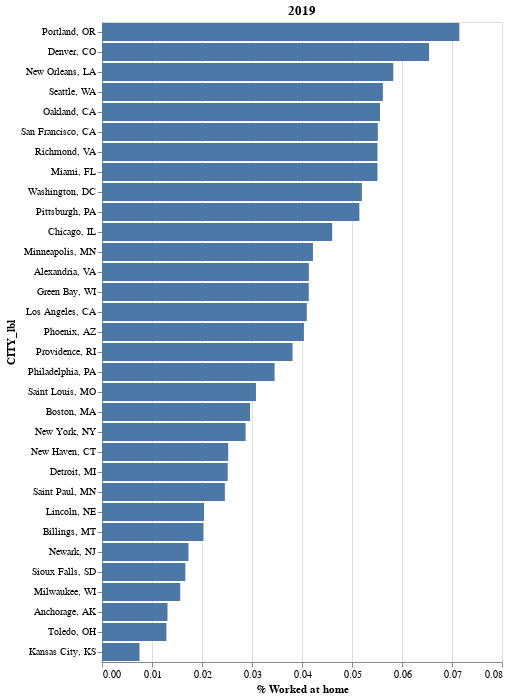

The code cell stored with this chart in its notebook:
### Markdown cell above
## Better! But, hard to compare without these ranked by value...
## Use sort="-x" on the Y axis to sort in descending order

### Code cell
# Sort based on X value
one_year = table[table["YEAR"]==2019]
bar = alt.Chart(one_year, title="2019").mark_bar().encode(
        alt.X('% Worked at home'),
        alt.Y('CITY_lbl:N', sort="-x"),
    )
bar

### Figure 1 — Vega-Lite specification as saved in the notebook (floating-point values rounded to 4 significant figures)
{"config": {"view": {"continuousWidth": 400, "continuousHeight": 300}}, "data": {"name": "data-ddc346951445cd63047652a19abe7746"}, "mark": "bar", "encoding": {"x": {"type": "quantitative", "field": "% Worked at home"}, "y": {"type": "nominal", "field": "CITY_lbl", "sort": "-x"}}, "title": "2019", "$schema": "https://vega.github.io/schema/vega-lite/v4.8.1.json", "datasets": {"data-ddc346951445cd63047652a19abe7746": [{"YEAR": 2019, "CITY_lbl": "Alexandria, VA", "Auto, truck, or van": 492, "Bicycle": 13, "Bus": 31, "Bus or trolley bus": 0, "Ferryboat": 0, "Light rail, streetcar, or trolley (Carro público in PR)": 2, "Long-distance train or commuter train": 1, "Motorcycle": 0, "N/A": 271, "Other": 10, "Streetcar or trolley car (publico in Puerto Rico, 2000)": 0, "Subway or elevated": 101, "Taxicab": 4, "Walked only": 25, "Worked at home": 41, "All": 991, "% Auto, truck, or van": 0.4965, "% Bicycle": 0.01312, "% Bus or trolley bus": 0.0, "% Long-distance train or commuter train": 0.001009, "% Motorcycle": 0.0, "% N/A": 0.2735, "% Other": 0.01009, "% Subway or elevated": 0.1019, "% Taxicab": 0.004036, "% Walked only": 0.02523, "% Worked at home": 0.04137, "% Streetcar or trolley car (publico in Puerto Rico, 2000)": 0.0, "% Ferryboat": 0.0, "% Bus": 0.03128, "% Light rail, streetcar, or trolley (Carro público in PR)": 0.002018}, {"YEAR": 2019, "CITY_lbl": "Anchorage, AK", "Auto, truck, or van": 392, "Bicycle": 4, "Bus": 6, "Bus or trolley bus": 0, "Ferryboat": 0, "Light rail, streetcar, or trolley (Carro público in PR)": 0, "Long-distance train or commuter train": 0, "Motorcycle": 0, "N/A": 264, "Other": 7, "Streetcar or trolley car (publico in Puerto Rico, 2000)": 0, "Subway or elevated": 0, "Taxicab": 0, "Walked only": 5, "Worked at home": 9, "All": 687, "% Auto, truck, or van": 0.5706, "% Bicycle": 0.005822, "% Bus or trolley bus": 0.0, "% Long-distance train or commuter train": 0.0, "% Motorcycle": 0.0, "% N/A": 0.3843, "% Other": 0.01019, "% Subway or elevated": 0.0, "% Taxicab": 0.0, "% Walked only": 0.007278, "% Worked at home": 0.0131, "% Streetcar or trolley car (publico in Puerto Rico, 2000)": 0.0, "% Ferryboat": 0.0, "% Bus": 0.008734, "% Light rail, streetcar, or trolley (Carro público in PR)": 0.0}, {"YEAR": 2019, "CITY_lbl": "Billings, MT", "Auto, truck, or van": 186, "Bicycle": 0, "Bus": 1, "Bus or trolley bus": 0, "Ferryboat": 0, "Light rail, streetcar, or trolley (Carro público in PR)": 0, "Long-distance train or commuter train": 0, "Motorcycle": 1, "N/A": 144, "Other": 1, "Streetcar or trolley car (publico in Puerto Rico, 2000)": 0, "Subway or elevated": 0, "Taxicab": 0, "Walked only": 5, "Worked at home": 7, "All": 345, "% Auto, truck, or van": 0.5391, "% Bicycle": 0.0, "% Bus or trolley bus": 0.0, "% Long-distance train or commuter train": 0.0, "% Motorcycle": 0.002899, "% N/A": 0.4174, "% Other": 0.002899, "% Subway or elevated": 0.0, "% Taxicab": 0.0, "% Walked only": 0.01449, "% Worked at home": 0.02029, "% Streetcar or trolley car (publico in Puerto Rico, 2000)": 0.0, "% Ferryboat": 0.0, "% Bus": 0.002899, "% Light rail, streetcar, or trolley (Carro público in PR)": 0.0}, {"YEAR": 2019, "CITY_lbl": "Boston, MA", "Auto, truck, or van": 1062, "Bicycle": 91, "Bus": 234, "Bus or trolley bus": 0, "Ferryboat": 1, "Light rail, streetcar, or trolley (Carro público in PR)": 23, "Long-distance train or commuter train": 45, "Motorcycle": 1, "N/A": 724, "Other": 26, "Streetcar or trolley car (publico in Puerto Rico, 2000)": 0, "Subway or elevated": 555, "Taxicab": 20, "Walked only": 397, "Worked at home": 97, "All": 3276, "% Auto, truck, or van": 0.3242, "% Bicycle": 0.02778, "% Bus or trolley bus": 0.0, "% Long-distance train or commuter train": 0.01374, "% Motorcycle": 0.0003053, "% N/A": 0.221, "% Other": 0.007937, "% Subway or elevated": 0.1694, "% Taxicab": 0.006105, "% Walked only": 0.1212, "% Worked at home": 0.02961, "% Streetcar or trolley car (publico in Puerto Rico, 2000)": 0.0, "% Ferryboat": 0.0003053, "% Bus": 0.07143, "% Light rail, streetcar, or trolley (Carro público in PR)": 0.007021}, {"YEAR": 2019, "CITY_lbl": "Chicago, IL", "Auto, truck, or van": 4013, "Bicycle": 146, "Bus": 755, "Bus or trolley bus": 0, "Ferryboat": 0, "Light rail, streetcar, or trolley (Carro público in PR)": 22, "Long-distance train or commuter train": 140, "Motorcycle": 6, "N/A": 3286, "Other": 57, "Streetcar or trolley car (publico in Puerto Rico, 2000)": 0, "Subway or elevated": 1277, "Taxicab": 76, "Walked only": 417, "Worked at home": 492, "All": 10687, "% Auto, truck, or van": 0.3755, "% Bicycle": 0.01366, "% Bus or trolley bus": 0.0, "% Long-distance train or commuter train": 0.0131, "% Motorcycle": 0.0005614, "% N/A": 0.3075, "% Other": 0.005334, "% Subway or elevated": 0.1195, "% Taxicab": 0.007111, "% Walked only": 0.03902, "% Worked at home": 0.04604, "% Streetcar or trolley car (publico in Puerto Rico, 2000)": 0.0, "% Ferryboat": 0.0, "% Bus": 0.07065, "% Light rail, streetcar, or trolley (Carro público in PR)": 0.002059}, {"YEAR": 2019, "CITY_lbl": "Denver, CO", "Auto, truck, or van": 1912, "Bicycle": 69, "Bus": 104, "Bus or trolley bus": 0, "Ferryboat": 0, "Light rail, streetcar, or trolley (Carro público in PR)": 59, "Long-distance train or commuter train": 8, "Motorcycle": 12, "N/A": 947, "Other": 13, "Streetcar or trolley car (publico in Puerto Rico, 2000)": 0, "Subway or elevated": 12, "Taxicab": 8, "Walked only": 128, "Worked at home": 229, "All": 3501, "% Auto, truck, or van": 0.5461, "% Bicycle": 0.01971, "% Bus or trolley bus": 0.0, "% Long-distance train or commuter train": 0.002285, "% Motorcycle": 0.003428, "% N/A": 0.2705, "% Other": 0.003713, "% Subway or elevated": 0.003428, "% Taxicab": 0.002285, "% Walked only": 0.03656, "% Worked at home": 0.06541, "% Streetcar or trolley car (publico in Puerto Rico, 2000)": 0.0, "% Ferryboat": 0.0, "% Bus": 0.02971, "% Light rail, streetcar, or trolley (Carro público in PR)": 0.01685}, {"YEAR": 2019, "CITY_lbl": "Detroit, MI", "Auto, truck, or van": 741, "Bicycle": 4, "Bus": 60, "Bus or trolley bus": 0, "Ferryboat": 0, "Light rail, streetcar, or trolley (Carro público in PR)": 3, "Long-distance train or commuter train": 0, "Motorcycle": 1, "N/A": 642, "Other": 17, "Streetcar or trolley car (publico in Puerto Rico, 2000)": 0, "Subway or elevated": 2, "Taxicab": 1, "Walked only": 41, "Worked at home": 39, "All": 1551, "% Auto, truck, or van": 0.4778, "% Bicycle": 0.002579, "% Bus or trolley bus": 0.0, "% Long-distance train or commuter train": 0.0, "% Motorcycle": 0.0006447, "% N/A": 0.4139, "% Other": 0.01096, "% Subway or elevated": 0.001289, "% Taxicab": 0.0006447, "% Walked only": 0.02643, "% Worked at home": 0.02515, "% Streetcar or trolley car (publico in Puerto Rico, 2000)": 0.0, "% Ferryboat": 0.0, "% Bus": 0.03868, "% Light rail, streetcar, or trolley (Carro público in PR)": 0.001934}, {"YEAR": 2019, "CITY_lbl": "Green Bay, WI", "Auto, truck, or van": 157, "Bicycle": 1, "Bus": 3, "Bus or trolley bus": 0, "Ferryboat": 0, "Light rail, streetcar, or trolley (Carro público in PR)": 0, "Long-distance train or commuter train": 0, "Motorcycle": 1, "N/A": 90, "Other": 0, "Streetcar or trolley car (publico in Puerto Rico, 2000)": 0, "Subway or elevated": 0, "Taxicab": 0, "Walked only": 3, "Worked at home": 11, "All": 266, "% Auto, truck, or van": 0.5902, "% Bicycle": 0.003759, "% Bus or trolley bus": 0.0, "% Long-distance train or commuter train": 0.0, "% Motorcycle": 0.003759, "% N/A": 0.3383, "% Other": 0.0, "% Subway or elevated": 0.0, "% Taxicab": 0.0, "% Walked only": 0.01128, "% Worked at home": 0.04135, "% Streetcar or trolley car (publico in Puerto Rico, 2000)": 0.0, "% Ferryboat": 0.0, "% Bus": 0.01128, "% Light rail, streetcar, or trolley (Carro público in PR)": 0.0}, {"YEAR": 2019, "CITY_lbl": "Kansas City, KS", "Auto, truck, or van": 364, "Bicycle": 1, "Bus": 1, "Bus or trolley bus": 0, "Ferryboat": 0, "Light rail, streetcar, or trolley (Carro público in PR)": 0, "Long-distance train or commuter train": 0, "Motorcycle": 0, "N/A": 288, "Other": 1, "Streetcar or trolley car (publico in Puerto Rico, 2000)": 0, "Subway or elevated": 0, "Taxicab": 0, "Walked only": 6, "Worked at home": 5, "All": 666, "% Auto, truck, or van": 0.5465, "% Bicycle": 0.001502, "% Bus or trolley bus": 0.0, "% Long-distance train or commuter train": 0.0, "% Motorcycle": 0.0, "% N/A": 0.4324, "% Other": 0.001502, "% Subway or elevated": 0.0, "% Taxicab": 0.0, "% Walked only": 0.009009, "% Worked at home": 0.007508, "% Streetcar or trolley car (publico in Puerto Rico, 2000)": 0.0, "% Ferryboat": 0.0, "% Bus": 0.001502, "% Light rail, streetcar, or trolley (Carro público in PR)": 0.0}, {"YEAR": 2019, "CITY_lbl": "Lincoln, NE", "Auto, truck, or van": 673, "Bicycle": 6, "Bus": 3, "Bus or trolley bus": 0, "Ferryboat": 0, "Light rail, streetcar, or trolley (Carro público in PR)": 0, "Long-distance train or commuter train": 0, "Motorcycle": 0, "N/A": 460, "Other": 3, "Streetcar or trolley car (publico in Puerto Rico, 2000)": 0, "Subway or elevated": 0, "Taxicab": 0, "Walked only": 7, "Worked at home": 24, "All": 1176, "% Auto, truck, or van": 0.5723, "% Bicycle": 0.005102, "% Bus or trolley bus": 0.0, "% Long-distance train or commuter train": 0.0, "% Motorcycle": 0.0, "% N/A": 0.3912, "% Other": 0.002551, "% Subway or elevated": 0.0, "% Taxicab": 0.0, "% Walked only": 0.005952, "% Worked at home": 0.02041, "% Streetcar or trolley car (publico in Puerto Rico, 2000)": 0.0, "% Ferryboat": 0.0, "% Bus": 0.002551, "% Light rail, streetcar, or trolley (Carro público in PR)": 0.0}, {"YEAR": 2019, "CITY_lbl": "Los Angeles, CA", "Auto, truck, or van": 10896, "Bicycle": 123, "Bus": 829, "Bus or trolley bus": 0, "Ferryboat": 12, "Light rail, streetcar, or trolley (Carro público in PR)": 39, "Long-distance train or commuter train": 27, "Motorcycle": 29, "N/A": 6677, "Other": 145, "Streetcar or trolley car (publico in Puerto Rico, 2000)": 0, "Subway or elevated": 172, "Taxicab": 61, "Walked only": 375, "Worked at home": 828, "All": 20213, "% Auto, truck, or van": 0.5391, "% Bicycle": 0.006085, "% Bus or trolley bus": 0.0, "% Long-distance train or commuter train": 0.001336, "% Motorcycle": 0.001435, "% N/A": 0.3303, "% Other": 0.007174, "% Subway or elevated": 0.008509, "% Taxicab": 0.003018, "% Walked only": 0.01855, "% Worked at home": 0.04096, "% Streetcar or trolley car (publico in Puerto Rico, 2000)": 0.0, "% Ferryboat": 0.0005937, "% Bus": 0.04101, "% Light rail, streetcar, or trolley (Carro público in PR)": 0.001929}, {"YEAR": 2019, "CITY_lbl": "Miami, FL", "Auto, truck, or van": 959, "Bicycle": 9, "Bus": 62, "Bus or trolley bus": 0, "Ferryboat": 0, "Light rail, streetcar, or trolley (Carro público in PR)": 4, "Long-distance train or commuter train": 2, "Motorcycle": 8, "N/A": 514, "Other": 30, "Streetcar or trolley car (publico in Puerto Rico, 2000)": 0, "Subway or elevated": 16, "Taxicab": 15, "Walked only": 79, "Worked at home": 99, "All": 1797, "% Auto, truck, or van": 0.5337, "% Bicycle": 0.005008, "% Bus or trolley bus": 0.0, "% Long-distance train or commuter train": 0.001113, "% Motorcycle": 0.004452, "% N/A": 0.286, "% Other": 0.01669, "% Subway or elevated": 0.008904, "% Taxicab": 0.008347, "% Walked only": 0.04396, "% Worked at home": 0.05509, "% Streetcar or trolley car (publico in Puerto Rico, 2000)": 0.0, "% Ferryboat": 0.0, "% Bus": 0.0345, "% Light rail, streetcar, or trolley (Carro público in PR)": 0.002226}, {"YEAR": 2019, "CITY_lbl": "Milwaukee, WI", "Auto, truck, or van": 791, "Bicycle": 8, "Bus": 53, "Bus or trolley bus": 0, "Ferryboat": 0, "Light rail, streetcar, or trolley (Carro público in PR)": 0, "Long-distance train or commuter train": 1, "Motorcycle": 0, "N/A": 623, "Other": 5, "Streetcar or trolley car (publico in Puerto Rico, 2000)": 0, "Subway or elevated": 2, "Taxicab": 2, "Walked only": 25, "Worked at home": 24, "All": 1534, "% Auto, truck, or van": 0.5156, "% Bicycle": 0.005215, "% Bus or trolley bus": 0.0, "% Long-distance train or commuter train": 0.0006519, "% Motorcycle": 0.0, "% N/A": 0.4061, "% Other": 0.003259, "% Subway or elevated": 0.001304, "% Taxicab": 0.001304, "% Walked only": 0.0163, "% Worked at home": 0.01565, "% Streetcar or trolley car (publico in Puerto Rico, 2000)": 0.0, "% Ferryboat": 0.0, "% Bus": 0.03455, "% Light rail, streetcar, or trolley (Carro público in PR)": 0.0}, {"YEAR": 2019, "CITY_lbl": "Minneapolis, MN", "Auto, truck, or van": 661, "Bicycle": 48, "Bus": 71, "Bus or trolley bus": 0, "Ferryboat": 1, "Light rail, streetcar, or trolley (Carro público in PR)": 24, "Long-distance train or commuter train": 1, "Motorcycle": 1, "N/A": 430, "Other": 8, "Streetcar or trolley car (publico in Puerto Rico, 2000)": 0, "Subway or elevated": 4, "Taxicab": 5, "Walked only": 40, "Worked at home": 57, "All": 1351, "% Auto, truck, or van": 0.4893, "% Bicycle": 0.03553, "% Bus or trolley bus": 0.0, "% Long-distance train or commuter train": 0.0007402, "% Motorcycle": 0.0007402, "% N/A": 0.3183, "% Other": 0.005922, "% Subway or elevated": 0.002961, "% Taxicab": 0.003701, "% Walked only": 0.02961, "% Worked at home": 0.04219, "% Streetcar or trolley car (publico in Puerto Rico, 2000)": 0.0, "% Ferryboat": 0.0007402, "% Bus": 0.05255, "% Light rail, streetcar, or trolley (Carro público in PR)": 0.01776}, {"YEAR": 2019, "CITY_lbl": "New Haven, CT", "Auto, truck, or van": 219, "Bicycle": 14, "Bus": 35, "Bus or trolley bus": 0, "Ferryboat": 0, "Light rail, streetcar, or trolley (Carro público in PR)": 1, "Long-distance train or commuter train": 5, "Motorcycle": 0, "N/A": 169, "Other": 0, "Streetcar or trolley car (publico in Puerto Rico, 2000)": 0, "Subway or elevated": 1, "Taxicab": 0, "Walked only": 58, "Worked at home": 13, "All": 515, "% Auto, truck, or van": 0.4252, "% Bicycle": 0.02718, "% Bus or trolley bus": 0.0, "% Long-distance train or commuter train": 0.009709, "% Motorcycle": 0.0, "% N/A": 0.3282, "% Other": 0.0, "% Subway or elevated": 0.001942, "% Taxicab": 0.0, "% Walked only": 0.1126, "% Worked at home": 0.02524, "% Streetcar or trolley car (publico in Puerto Rico, 2000)": 0.0, "% Ferryboat": 0.0, "% Bus": 0.06796, "% Light rail, streetcar, or trolley (Carro público in PR)": 0.001942}, {"YEAR": 2019, "CITY_lbl": "New Orleans, LA", "Auto, truck, or van": 1276, "Bicycle": 70, "Bus": 46, "Bus or trolley bus": 0, "Ferryboat": 0, "Light rail, streetcar, or trolley (Carro público in PR)": 14, "Long-distance train or commuter train": 0, "Motorcycle": 9, "N/A": 657, "Other": 17, "Streetcar or trolley car (publico in Puerto Rico, 2000)": 0, "Subway or elevated": 1, "Taxicab": 7, "Walked only": 69, "Worked at home": 134, "All": 2300, "% Auto, truck, or van": 0.5548, "% Bicycle": 0.03043, "% Bus or trolley bus": 0.0, "% Long-distance train or commuter train": 0.0, "% Motorcycle": 0.003913, "% N/A": 0.2857, "% Other": 0.007391, "% Subway or elevated": 0.0004348, "% Taxicab": 0.003043, "% Walked only": 0.03, "% Worked at home": 0.05826, "% Streetcar or trolley car (publico in Puerto Rico, 2000)": 0.0, "% Ferryboat": 0.0, "% Bus": 0.02, "% Light rail, streetcar, or trolley (Carro público in PR)": 0.006087}, {"YEAR": 2019, "CITY_lbl": "New York, NY", "Auto, truck, or van": 6531, "Bicycle": 347, "Bus": 1962, "Bus or trolley bus": 0, "Ferryboat": 108, "Light rail, streetcar, or trolley (Carro público in PR)": 18, "Long-distance train or commuter train": 339, "Motorcycle": 27, "N/A": 11586, "Other": 150, "Streetcar or trolley car (publico in Puerto Rico, 2000)": 0, "Subway or elevated": 10592, "Taxicab": 224, "Walked only": 2002, "Worked at home": 1002, "All": 34888, "% Auto, truck, or van": 0.1872, "% Bicycle": 0.009946, "% Bus or trolley bus": 0.0, "% Long-distance train or commuter train": 0.009717, "% Motorcycle": 0.0007739, "% N/A": 0.3321, "% Other": 0.004299, "% Subway or elevated": 0.3036, "% Taxicab": 0.006421, "% Walked only": 0.05738, "% Worked at home": 0.02872, "% Streetcar or trolley car (publico in Puerto Rico, 2000)": 0.0, "% Ferryboat": 0.003096, "% Bus": 0.05624, "% Light rail, streetcar, or trolley (Carro público in PR)": 0.0005159}, {"YEAR": 2019, "CITY_lbl": "Newark, NJ", "Auto, truck, or van": 347, "Bicycle": 2, "Bus": 85, "Bus or trolley bus": 0, "Ferryboat": 0, "Light rail, streetcar, or trolley (Carro público in PR)": 1, "Long-distance train or commuter train": 15, "Motorcycle": 0, "N/A": 397, "Other": 58, "Streetcar or trolley car (publico in Puerto Rico, 2000)": 0, "Subway or elevated": 26, "Taxicab": 9, "Walked only": 26, "Worked at home": 17, "All": 983, "% Auto, truck, or van": 0.353, "% Bicycle": 0.002035, "% Bus or trolley bus": 0.0, "% Long-distance train or commuter train": 0.01526, "% Motorcycle": 0.0, "% N/A": 0.4039, "% Other": 0.059, "% Subway or elevated": 0.02645, "% Taxicab": 0.009156, "% Walked only": 0.02645, "% Worked at home": 0.01729, "% Streetcar or trolley car (publico in Puerto Rico, 2000)": 0.0, "% Ferryboat": 0.0, "% Bus": 0.08647, "% Light rail, streetcar, or trolley (Carro público in PR)": 0.001017}, {"YEAR": 2019, "CITY_lbl": "Oakland, CA", "Auto, truck, or van": 992, "Bicycle": 69, "Bus": 130, "Bus or trolley bus": 0, "Ferryboat": 6, "Light rail, streetcar, or trolley (Carro público in PR)": 8, "Long-distance train or commuter train": 41, "Motorcycle": 12, "N/A": 764, "Other": 14, "Streetcar or trolley car (publico in Puerto Rico, 2000)": 0, "Subway or elevated": 316, "Taxicab": 2, "Walked only": 58, "Worked at home": 142, "All": 2554, "% Auto, truck, or van": 0.3884, "% Bicycle": 0.02702, "% Bus or trolley bus": 0.0, "% Long-distance train or commuter train": 0.01605, "% Motorcycle": 0.004699, "% N/A": 0.2991, "% Other": 0.005482, "% Subway or elevated": 0.1237, "% Taxicab": 0.0007831, "% Walked only": 0.02271, "% Worked at home": 0.0556, "% Streetcar or trolley car (publico in Puerto Rico, 2000)": 0.0, "% Ferryboat": 0.002349, "% Bus": 0.0509, "% Light rail, streetcar, or trolley (Carro público in PR)": 0.003132}, {"YEAR": 2019, "CITY_lbl": "Philadelphia, PA", "Auto, truck, or van": 1482, "Bicycle": 72, "Bus": 276, "Bus or trolley bus": 0, "Ferryboat": 0, "Light rail, streetcar, or trolley (Carro público in PR)": 30, "Long-distance train or commuter train": 74, "Motorcycle": 4, "N/A": 1331, "Other": 29, "Streetcar or trolley car (publico in Puerto Rico, 2000)": 0, "Subway or elevated": 197, "Taxicab": 10, "Walked only": 243, "Worked at home": 134, "All": 3882, "% Auto, truck, or van": 0.3818, "% Bicycle": 0.01855, "% Bus or trolley bus": 0.0, "% Long-distance train or commuter train": 0.01906, "% Motorcycle": 0.00103, "% N/A": 0.3429, "% Other": 0.00747, "% Subway or elevated": 0.05075, "% Taxicab": 0.002576, "% Walked only": 0.0626, "% Worked at home": 0.03452, "% Streetcar or trolley car (publico in Puerto Rico, 2000)": 0.0, "% Ferryboat": 0.0, "% Bus": 0.0711, "% Light rail, streetcar, or trolley (Carro público in PR)": 0.007728}, {"YEAR": 2019, "CITY_lbl": "Phoenix, AZ", "Auto, truck, or van": 3665, "Bicycle": 30, "Bus": 84, "Bus or trolley bus": 0, "Ferryboat": 1, "Light rail, streetcar, or trolley (Carro público in PR)": 21, "Long-distance train or commuter train": 0, "Motorcycle": 12, "N/A": 2615, "Other": 47, "Streetcar or trolley car (publico in Puerto Rico, 2000)": 0, "Subway or elevated": 0, "Taxicab": 8, "Walked only": 52, "Worked at home": 275, "All": 6810, "% Auto, truck, or van": 0.5382, "% Bicycle": 0.004405, "% Bus or trolley bus": 0.0, "% Long-distance train or commuter train": 0.0, "% Motorcycle": 0.001762, "% N/A": 0.384, "% Other": 0.006902, "% Subway or elevated": 0.0, "% Taxicab": 0.001175, "% Walked only": 0.007636, "% Worked at home": 0.04038, "% Streetcar or trolley car (publico in Puerto Rico, 2000)": 0.0, "% Ferryboat": 0.0001468, "% Bus": 0.01233, "% Light rail, streetcar, or trolley (Carro público in PR)": 0.003084}, {"YEAR": 2019, "CITY_lbl": "Pittsburgh, PA", "Auto, truck, or van": 518, "Bicycle": 17, "Bus": 120, "Bus or trolley bus": 0, "Ferryboat": 0, "Light rail, streetcar, or trolley (Carro público in PR)": 3, "Long-distance train or commuter train": 0, "Motorcycle": 3, "N/A": 283, "Other": 8, "Streetcar or trolley car (publico in Puerto Rico, 2000)": 0, "Subway or elevated": 6, "Taxicab": 3, "Walked only": 71, "Worked at home": 56, "All": 1088, "% Auto, truck, or van": 0.4761, "% Bicycle": 0.01562, "% Bus or trolley bus": 0.0, "% Long-distance train or commuter train": 0.0, "% Motorcycle": 0.002757, "% N/A": 0.2601, "% Other": 0.007353, "% Subway or elevated": 0.005515, "% Taxicab": 0.002757, "% Walked only": 0.06526, "% Worked at home": 0.05147, "% Streetcar or trolley car (publico in Puerto Rico, 2000)": 0.0, "% Ferryboat": 0.0, "% Bus": 0.1103, "% Light rail, streetcar, or trolley (Carro público in PR)": 0.002757}, {"YEAR": 2019, "CITY_lbl": "Portland, OR", "Auto, truck, or van": 1642, "Bicycle": 172, "Bus": 209, "Bus or trolley bus": 0, "Ferryboat": 1, "Light rail, streetcar, or trolley (Carro público in PR)": 71, "Long-distance train or commuter train": 4, "Motorcycle": 7, "N/A": 961, "Other": 15, "Streetcar or trolley car (publico in Puerto Rico, 2000)": 0, "Subway or elevated": 6, "Taxicab": 1, "Walked only": 133, "Worked at home": 248, "All": 3470, "% Auto, truck, or van": 0.4732, "% Bicycle": 0.04957, "% Bus or trolley bus": 0.0, "% Long-distance train or commuter train": 0.001153, "% Motorcycle": 0.002017, "% N/A": 0.2769, "% Other": 0.004323, "% Subway or elevated": 0.001729, "% Taxicab": 0.0002882, "% Walked only": 0.03833, "% Worked at home": 0.07147, "% Streetcar or trolley car (publico in Puerto Rico, 2000)": 0.0, "% Ferryboat": 0.0002882, "% Bus": 0.06023, "% Light rail, streetcar, or trolley (Carro público in PR)": 0.02046}, {"YEAR": 2019, "CITY_lbl": "Providence, RI", "Auto, truck, or van": 286, "Bicycle": 4, "Bus": 18, "Bus or trolley bus": 0, "Ferryboat": 0, "Light rail, streetcar, or trolley (Carro público in PR)": 0, "Long-distance train or commuter train": 11, "Motorcycle": 0, "N/A": 178, "Other": 4, "Streetcar or trolley car (publico in Puerto Rico, 2000)": 0, "Subway or elevated": 0, "Taxicab": 1, "Walked only": 28, "Worked at home": 21, "All": 551, "% Auto, truck, or van": 0.5191, "% Bicycle": 0.00726, "% Bus or trolley bus": 0.0, "% Long-distance train or commuter train": 0.01996, "% Motorcycle": 0.0, "% N/A": 0.323, "% Other": 0.00726, "% Subway or elevated": 0.0, "% Taxicab": 0.001815, "% Walked only": 0.05082, "% Worked at home": 0.03811, "% Streetcar or trolley car (publico in Puerto Rico, 2000)": 0.0, "% Ferryboat": 0.0, "% Bus": 0.03267, "% Light rail, streetcar, or trolley (Carro público in PR)": 0.0}, {"YEAR": 2019, "CITY_lbl": "Richmond, VA", "Auto, truck, or van": 681, "Bicycle": 12, "Bus": 33, "Bus or trolley bus": 0, "Ferryboat": 0, "Light rail, streetcar, or trolley (Carro público in PR)": 0, "Long-distance train or commuter train": 1, "Motorcycle": 3, "N/A": 265, "Other": 9, "Streetcar or trolley car (publico in Puerto Rico, 2000)": 0, "Subway or elevated": 0, "Taxicab": 1, "Walked only": 24, "Worked at home": 60, "All": 1089, "% Auto, truck, or van": 0.6253, "% Bicycle": 0.01102, "% Bus or trolley bus": 0.0, "% Long-distance train or commuter train": 0.0009183, "% Motorcycle": 0.002755, "% N/A": 0.2433, "% Other": 0.008264, "% Subway or elevated": 0.0, "% Taxicab": 0.0009183, "% Walked only": 0.02204, "% Worked at home": 0.0551, "% Streetcar or trolley car (publico in Puerto Rico, 2000)": 0.0, "% Ferryboat": 0.0, "% Bus": 0.0303, "% Light rail, streetcar, or trolley (Carro público in PR)": 0.0}, {"YEAR": 2019, "CITY_lbl": "Saint Louis, MO", "Auto, truck, or van": 738, "Bicycle": 10, "Bus": 30, "Bus or trolley bus": 0, "Ferryboat": 0, "Light rail, streetcar, or trolley (Carro público in PR)": 4, "Long-distance train or commuter train": 0, "Motorcycle": 0, "N/A": 375, "Other": 6, "Streetcar or trolley car (publico in Puerto Rico, 2000)": 0, "Subway or elevated": 5, "Taxicab": 2, "Walked only": 26, "Worked at home": 38, "All": 1234, "% Auto, truck, or van": 0.5981, "% Bicycle": 0.008104, "% Bus or trolley bus": 0.0, "% Long-distance train or commuter train": 0.0, "% Motorcycle": 0.0, "% N/A": 0.3039, "% Other": 0.004862, "% Subway or elevated": 0.004052, "% Taxicab": 0.001621, "% Walked only": 0.02107, "% Worked at home": 0.03079, "% Streetcar or trolley car (publico in Puerto Rico, 2000)": 0.0, "% Ferryboat": 0.0, "% Bus": 0.02431, "% Light rail, streetcar, or trolley (Carro público in PR)": 0.003241}, {"YEAR": 2019, "CITY_lbl": "Saint Paul, MN", "Auto, truck, or van": 465, "Bicycle": 6, "Bus": 35, "Bus or trolley bus": 0, "Ferryboat": 0, "Light rail, streetcar, or trolley (Carro público in PR)": 22, "Long-distance train or commuter train": 1, "Motorcycle": 1, "N/A": 361, "Other": 7, "Streetcar or trolley car (publico in Puerto Rico, 2000)": 0, "Subway or elevated": 1, "Taxicab": 0, "Walked only": 14, "Worked at home": 23, "All": 936, "% Auto, truck, or van": 0.4968, "% Bicycle": 0.00641, "% Bus or trolley bus": 0.0, "% Long-distance train or commuter train": 0.001068, "% Motorcycle": 0.001068, "% N/A": 0.3857, "% Other": 0.007479, "% Subway or elevated": 0.001068, "% Taxicab": 0.0, "% Walked only": 0.01496, "% Worked at home": 0.02457, "% Streetcar or trolley car (publico in Puerto Rico, 2000)": 0.0, "% Ferryboat": 0.0, "% Bus": 0.03739, "% Light rail, streetcar, or trolley (Carro público in PR)": 0.0235}, {"YEAR": 2019, "CITY_lbl": "San Francisco, CA", "Auto, truck, or van": 1258, "Bicycle": 171, "Bus": 736, "Bus or trolley bus": 0, "Ferryboat": 0, "Light rail, streetcar, or trolley (Carro público in PR)": 78, "Long-distance train or commuter train": 77, "Motorcycle": 39, "N/A": 1023, "Other": 60, "Streetcar or trolley car (publico in Puerto Rico, 2000)": 0, "Subway or elevated": 310, "Taxicab": 56, "Walked only": 405, "Worked at home": 246, "All": 4459, "% Auto, truck, or van": 0.2821, "% Bicycle": 0.03835, "% Bus or trolley bus": 0.0, "% Long-distance train or commuter train": 0.01727, "% Motorcycle": 0.008746, "% N/A": 0.2294, "% Other": 0.01346, "% Subway or elevated": 0.06952, "% Taxicab": 0.01256, "% Walked only": 0.09083, "% Worked at home": 0.05517, "% Streetcar or trolley car (publico in Puerto Rico, 2000)": 0.0, "% Ferryboat": 0.0, "% Bus": 0.1651, "% Light rail, streetcar, or trolley (Carro público in PR)": 0.01749}, {"YEAR": 2019, "CITY_lbl": "Seattle, WA", "Auto, truck, or van": 1476, "Bicycle": 105, "Bus": 573, "Bus or trolley bus": 0, "Ferryboat": 6, "Light rail, streetcar, or trolley (Carro público in PR)": 83, "Long-distance train or commuter train": 3, "Motorcycle": 13, "N/A": 954, "Other": 15, "Streetcar or trolley car (publico in Puerto Rico, 2000)": 0, "Subway or elevated": 16, "Taxicab": 9, "Walked only": 225, "Worked at home": 207, "All": 3685, "% Auto, truck, or van": 0.4005, "% Bicycle": 0.02849, "% Bus or trolley bus": 0.0, "% Long-distance train or commuter train": 0.0008141, "% Motorcycle": 0.003528, "% N/A": 0.2589, "% Other": 0.004071, "% Subway or elevated": 0.004342, "% Taxicab": 0.002442, "% Walked only": 0.06106, "% Worked at home": 0.05617, "% Streetcar or trolley car (publico in Puerto Rico, 2000)": 0.0, "% Ferryboat": 0.001628, "% Bus": 0.1555, "% Light rail, streetcar, or trolley (Carro público in PR)": 0.02252}, {"YEAR": 2019, "CITY_lbl": "Sioux Falls, SD", "Auto, truck, or van": 364, "Bicycle": 0, "Bus": 2, "Bus or trolley bus": 0, "Ferryboat": 0, "Light rail, streetcar, or trolley (Carro público in PR)": 0, "Long-distance train or commuter train": 0, "Motorcycle": 0, "N/A": 219, "Other": 0, "Streetcar or trolley car (publico in Puerto Rico, 2000)": 0, "Subway or elevated": 0, "Taxicab": 0, "Walked only": 5, "Worked at home": 10, "All": 600, "% Auto, truck, or van": 0.6067, "% Bicycle": 0.0, "% Bus or trolley bus": 0.0, "% Long-distance train or commuter train": 0.0, "% Motorcycle": 0.0, "% N/A": 0.365, "% Other": 0.0, "% Subway or elevated": 0.0, "% Taxicab": 0.0, "% Walked only": 0.008333, "% Worked at home": 0.01667, "% Streetcar or trolley car (publico in Puerto Rico, 2000)": 0.0, "% Ferryboat": 0.0, "% Bus": 0.003333, "% Light rail, streetcar, or trolley (Carro público in PR)": 0.0}, {"YEAR": 2019, "CITY_lbl": "Toledo, OH", "Auto, truck, or van": 494, "Bicycle": 1, "Bus": 12, "Bus or trolley bus": 0, "Ferryboat": 0, "Light rail, streetcar, or trolley (Carro público in PR)": 0, "Long-distance train or commuter train": 0, "Motorcycle": 2, "N/A": 390, "Other": 2, "Streetcar or trolley car (publico in Puerto Rico, 2000)": 0, "Subway or elevated": 0, "Taxicab": 1, "Walked only": 17, "Worked at home": 12, "All": 931, "% Auto, truck, or van": 0.5306, "% Bicycle": 0.001074, "% Bus or trolley bus": 0.0, "% Long-distance train or commuter train": 0.0, "% Motorcycle": 0.002148, "% N/A": 0.4189, "% Other": 0.002148, "% Subway or elevated": 0.0, "% Taxicab": 0.001074, "% Walked only": 0.01826, "% Worked at home": 0.01289, "% Streetcar or trolley car (publico in Puerto Rico, 2000)": 0.0, "% Ferryboat": 0.0, "% Bus": 0.01289, "% Light rail, streetcar, or trolley (Carro público in PR)": 0.0}, {"YEAR": 2019, "CITY_lbl": "Washington, DC", "Auto, truck, or van": 1008, "Bicycle": 162, "Bus": 270, "Bus or trolley bus": 0, "Ferryboat": 0, "Light rail, streetcar, or trolley (Carro público in PR)": 6, "Long-distance train or commuter train": 14, "Motorcycle": 8, "N/A": 881, "Other": 44, "Streetcar or trolley car (publico in Puerto Rico, 2000)": 0, "Subway or elevated": 656, "Taxicab": 28, "Walked only": 370, "Worked at home": 189, "All": 3636, "% Auto, truck, or van": 0.2772, "% Bicycle": 0.04455, "% Bus or trolley bus": 0.0, "% Long-distance train or commuter train": 0.00385, "% Motorcycle": 0.0022, "% N/A": 0.2423, "% Other": 0.0121, "% Subway or elevated": 0.1804, "% Taxicab": 0.007701, "% Walked only": 0.1018, "% Worked at home": 0.05198, "% Streetcar or trolley car (publico in Puerto Rico, 2000)": 0.0, "% Ferryboat": 0.0, "% Bus": 0.07426, "% Light rail, streetcar, or trolley (Carro público in PR)": 0.00165}]}}
